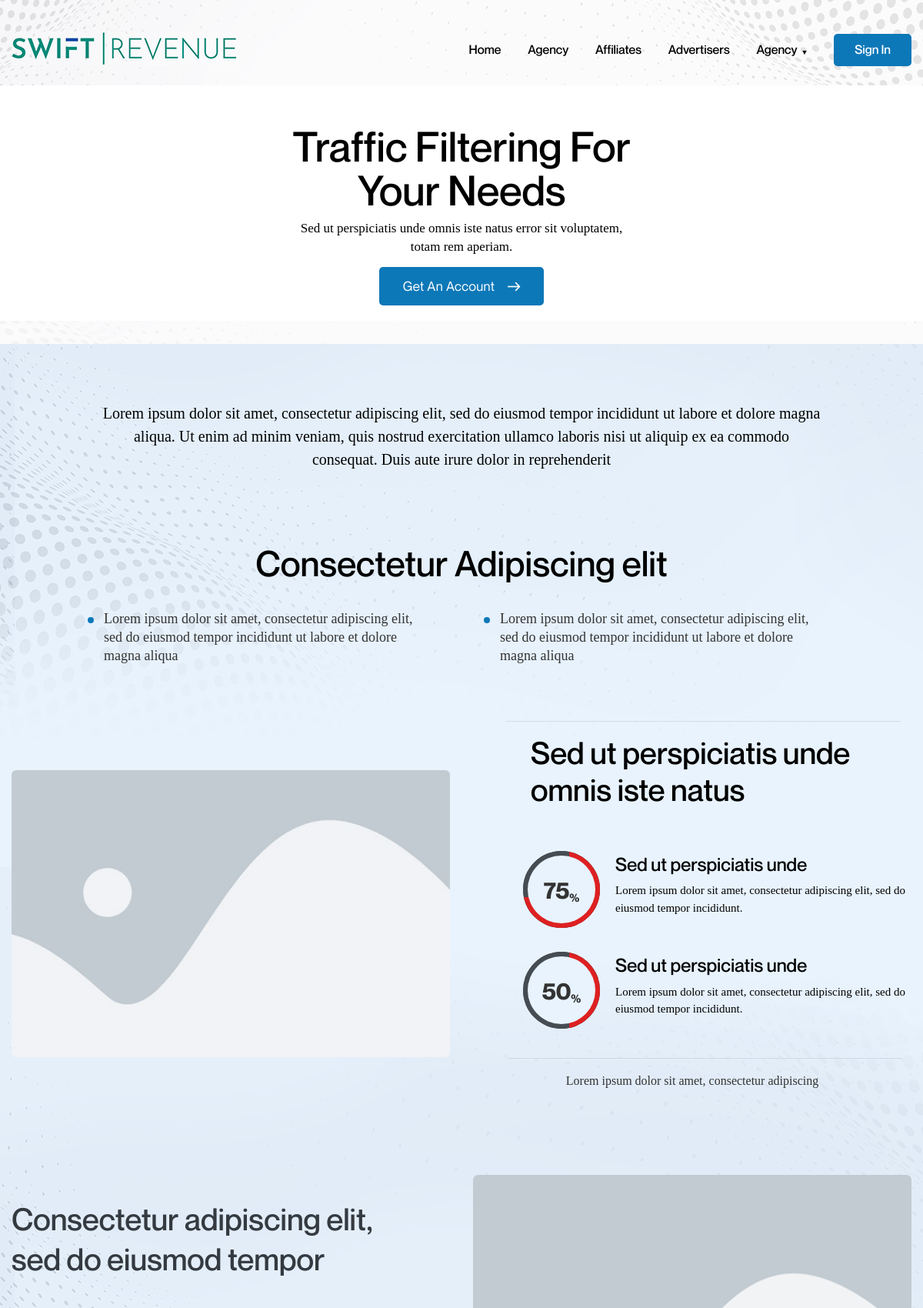
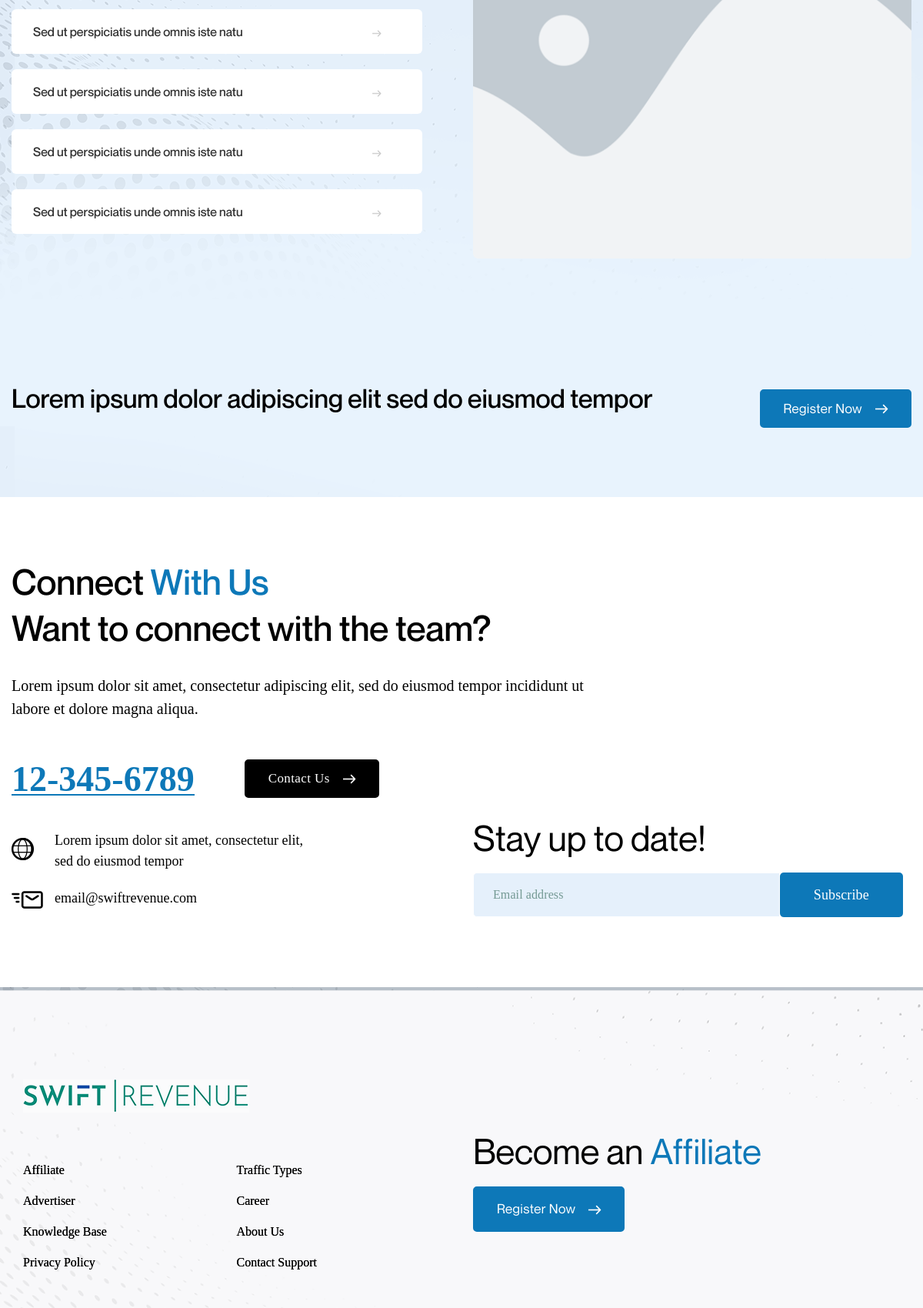
Screenshot of /traffic (upper part) with the database file from the repository (2 pictures, top to bottom).
### base/models.py (models this page shows, shortened)
class TrafficPage(models.Model):
    traffic_text = models.CharField(max_length=200, blank=True, null=True)
    traffic_paragraph= models.TextField(blank=True, null=True)
    traffic_button_text = models.CharField(max_length=200, blank=True, null=True)
    traffic_button_url = models.CharField(max_length=200, blank=True, null=True)
    firstinfo_paragraph = models.TextField(blank=True, null=True)
    secinfo_Heading = models.CharField(max_length=200, blank=True, null=True)
    secinfo_point1 = models.CharField(max_length=200, blank=True, null=True)
    secinfo_point2 = models.CharField(max_length=200, blank=True, null=True)
    thirdinfo_image = models.ImageField(upload_to='images/traffic', blank=True, null=True)
    progress_main = models.CharField(max_length=200, blank=True, null=True)
    progress1_heading = models.CharField(max_length=200, blank=True, null=True)
    progress1_text=models.TextField( blank=True, null=True)
    progress1_percentage = models.IntegerField(default=0, blank=True, null=True)
    progress2_heading = models.CharField(max_length=200, blank=True, null=True)
    progress2_text = models.TextField(blank=True, null=True)
    progress2_percentage = models.IntegerField(default=0, blank=True, null=True)
    progress_footer=models.CharField(max_length=200, blank=True, null=True)
    tab_heading = models.CharField(max_length=200, blank=True, null=True)
    tab1 = models.CharField(max_length=200, blank=True, null=True)
    tab1_image = models.ImageField(upload_to='images/traffic', blank=True, null=True)
    tab2 = models.CharField(max_length=200, blank=True, null=True)
    tab2_image = models.ImageField(upload_to='images/traffic', blank=True, null=True)
    tab3 = models.CharField(max_length=200, blank=True, null=True)
    tab3_image = models.ImageField(upload_to='images/traffic', blank=True, null=True)
    tab4 = models.CharField(max_length=200, blank=True, null=True)
    tab4_image = models.ImageField(upload_to='images/traffic', blank=True, null=True)
    register_button_text = models.CharField(max_length=50, blank=True, null=True)
    register_button_url = models.URLField(blank=True, null=True)
    register_heading =models.TextField(blank=True, null=True)
    register_pargraph = models.TextField(blank=True, null=True)

### base/views.py (the view)
# urls.py: path('traffic', views.traffic, name='traffic'),
def traffic(request):
    context = {}
    traffic, created = TrafficPage.objects.get_or_create(id=1)
    context['i'] = traffic
    return render(request, 'traffic.html', context)

### base/templates/traffic.html (shortened to what this page needs)
{% extends 'base.html' %}
       {% load static %}
      {% block pageheading %}
<div class="padding12LR">
<h1>{{i.traffic_text}}</h1>
<p>{{i.traffic_paragraph}}</p>
<a href="{{i.traffic_button_url}}" class="link">{{i.traffic_button_text}}</a>
</div>
{% endblock %}
{% block content %}
<section class="copy-sec">
    <div class="container">
        <div class="sEPcontainer noBorder">
            <div class="pWidthfix">
            <p>{{i.firstinfo_paragraph}}</p>
            </div>
           <div class="two-col-copy-sec">
            <h2 class="text-center">{{i.secinfo_Heading }}</h2>
            <ul>
                <li>{{i.secinfo_point1}}</li>
                <li>{{i.secinfo_point2}}</li>
            </ul>
           </div>
            </div>
    </div>
</section>
<section class="copy-img-sec">
    <div class="container">
        <div class="row copy-img-row">
            <div class="col-md-6 col-sm-6 col-xs-12 img-col">
<img src="{{i.thirdinfo_image.url}}" alt="image">
            </div>
            <div class="col-md-6 col-sm-6 col-xs-12 ">
                <div class="text-col">
                    <h3>{{i.progress_main}}</h3>
                        <div class="progress-row">
                            <div class="progress-icon">
                                <div class="radial-01 radial-three-quarters">
                                    <span class="radial-01-number">
                                     {{i.progress1_percentage}}<span class="radial-01-syb"><sub>%</sub></span>
                                    </span>
                                  </div>
                            </div>
                              <div class="progress-text">
                                <h4>{{i.progress1_heading}}</h4>
                                <p>{{i.progress1_text}}</p>
                              </div>
                        </div>
                        <div class="progress-row">
                            <div class="progress-icon">
                                <div class="radial-01 radial-fifty">
                                    <span class="radial-01-number">
                                      {{i.progress2_percentage}}<span class="radial-01-syb"><sub>%</sub></span>
                                    </span>
                                  </div>
                            </div>
                              <div class="progress-text">
                                <h4>{{i.progress2_heading}}</h4>
                                <p>{{i.progress2_text}}</p>
                              </div>
                        </div>
                </div>
                <p class="text-center">{{i.progress_footer}}</p>
            </div>
        </div>
    </div>
</section>
<section class="traffic-tab-sec">
    <div class="container">
    <div class="row tab-row">
        <div class=" col-md-6 col-sm-6 col-xs-12 verticallyMainChild">
      <div class="tab-list">
        <h2>{{i.tab_heading}}</h2>
      <div class="tabs">
        <ul id="tabs-nav">
       <li class=""><div class=""><a href="#tab1">{{i.tab1}}</a></div></li>
       <li class=""><div class=""><a href="#tab2">{{i.tab2}}</a></div></li>
       <li class=""><div class=""><a href="#tab3">{{i.tab3}}</a></div></li>
       <li><div class=""><a href="#tab4"> {{i.tab4}}</a></div> </li>
      </ul></div>
      </div>
      </div>
      <div class="col-md-6 col-sm-6 col-xs-12 verticallyMainChild">
      <div id="tabs-content">
      <div id="tab1" class="tab-content" style="display: none;">
      <div ><img src="{{i.tab1_image.url}}" alt="tab-image"></div>
      </div>
      </div>
      </div>
      </div>
    </div>
</section>
<div class="businessModel2 mt0">
    <div class="container">
    <div class="topSpace56 mt0">
    <div class="row">
    <div class="col-md-9 col-sm-8">
    <h2>{{i.register_heading}}</h2>
    </div>
    <div class="col-md-3 col-sm-4 rightbtnww">
    <a href="{{i.register_button_url}}" class="link">{{i.register_button_text}}</a>
    </div>
    </div>
    </div>
    </div>
    </div>
  {% endblock %}

### rows the page displays
TrafficPage: traffic_text "Traffic Filtering For Your Needs", traffic_paragraph "Sed ut perspiciatis unde omnis iste natus error sit voluptatem, totam rem aperiam.", traffic_button_text "Get An Account", firstinfo_paragraph "Lorem ipsum dolor sit amet, consectetur adipiscing elit, sed do eiusmod tempor incididunt ut labore et dolore magna aliqua. Ut enim ad minim veniam, quis nostrud exercitation ullamco laboris nisi ut aliquip ex ea commodo consequat. Duis aute irure dolor in reprehenderit", secinfo_Heading "Consectetur Adipiscing elit", secinfo_point1 "Lorem ipsum dolor sit amet, consectetur adipiscing elit, sed do eiusmod tempor incididunt ut labore et dolore magna aliqua", secinfo_point2 "Lorem ipsum dolor sit amet, consectetur adipiscing elit, sed do eiusmod tempor incididunt ut labore et dolore magna aliqua", thirdinfo_image (placeholder picture), progress_main "Sed ut perspiciatis unde omnis iste natus", progress1_percentage "75", progress1_heading "Sed ut perspiciatis unde", progress1_text "Lorem ipsum dolor sit amet, consectetur adipiscing elit, sed do eiusmod tempor incididunt.", progress2_percentage "50", progress2_heading "Sed ut perspiciatis unde", progress2_text "Lorem ipsum dolor sit amet, consectetur adipiscing elit, sed do eiusmod tempor incididunt.", progress_footer "Lorem ipsum dolor sit amet, consectetur adipiscing", tab_heading "Consectetur adipiscing elit, sed do eiusmod tempor", tab1 "Sed ut perspiciatis unde omnis iste natu", tab2 "Sed ut perspiciatis unde omnis iste natu", tab3 "Sed ut perspiciatis unde omnis iste natu", tab4 "Sed ut perspiciatis unde omnis iste natu", tab1_image (placeholder picture), register_heading "Lorem ipsum dolor adipiscing elit sed do eiusmod tempor", register_button_text "Register Now"
